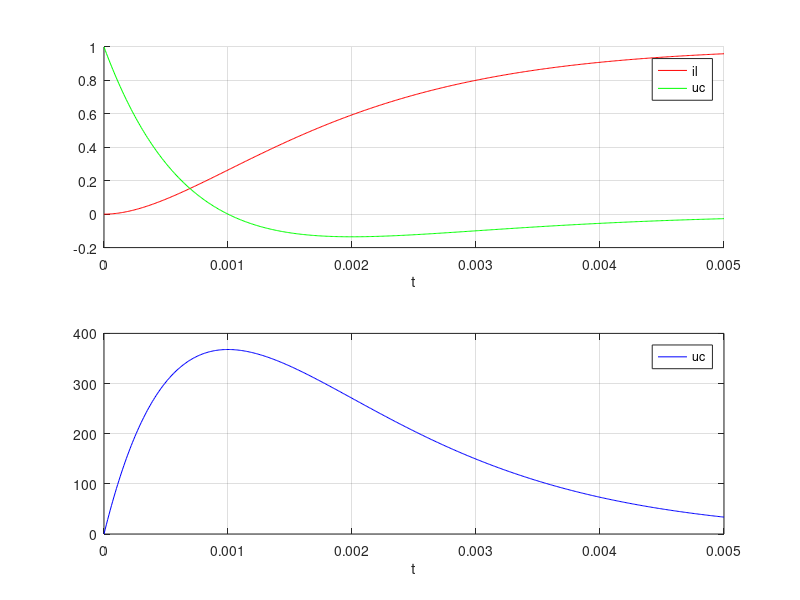

Reproduce this figure in MATLAB.
% syms i,t;
t = 0:0.01e-3:5e-3;
C = 1e-6;
G = 2e-3;
L = 1;
Is = 1;

p = -1e3;

il = 1-(1+1e3*t).*exp(p*t);
uc = 1e6*t.*exp(p*t);
ic = (1-1e3*t).*exp(p*t);


figure(1);
title('ex7\_4');
subplot(2,1,2);
plot(t,uc,'b');
grid on;
xlabel('t');
legend('uc');

subplot(2,1,1);
hold on;
plot(t,il,'r');
plot(t,ic,'g');
grid on;
xlabel('t');
legend('il', 'uc');

